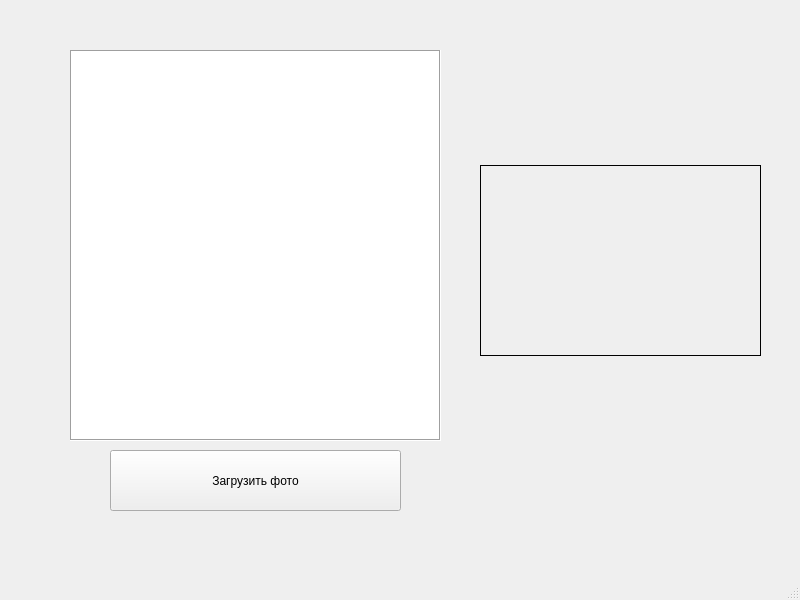
<?xml version="1.0" encoding="UTF-8"?>
<ui version="4.0">
 <class>MainWindow</class>
 <widget class="QMainWindow" name="MainWindow">
  <property name="geometry">
   <rect>
    <x>0</x>
    <y>0</y>
    <width>800</width>
    <height>600</height>
   </rect>
  </property>
  <property name="windowTitle">
   <string>MainWindow</string>
  </property>
  <widget class="QWidget" name="centralwidget">
   <widget class="QGraphicsView" name="graphicsView">
    <property name="geometry">
     <rect>
      <x>70</x>
      <y>50</y>
      <width>371</width>
      <height>391</height>
     </rect>
    </property>
    <property name="frameShape">
     <enum>QFrame::Shape::Box</enum>
    </property>
   </widget>
   <widget class="QPushButton" name="pushButton">
    <property name="geometry">
     <rect>
      <x>110</x>
      <y>450</y>
      <width>291</width>
      <height>61</height>
     </rect>
    </property>
    <property name="text">
     <string>Загрузить фото</string>
    </property>
   </widget>
   <widget class="QLabel" name="label">
    <property name="geometry">
     <rect>
      <x>480</x>
      <y>165</y>
      <width>281</width>
      <height>191</height>
     </rect>
    </property>
    <property name="frameShape">
     <enum>QFrame::Shape::Box</enum>
    </property>
    <property name="text">
     <string/>
    </property>
   </widget>
  </widget>
  <widget class="QMenuBar" name="menubar">
   <property name="geometry">
    <rect>
     <x>0</x>
     <y>0</y>
     <width>800</width>
     <height>33</height>
    </rect>
   </property>
  </widget>
  <widget class="QStatusBar" name="statusbar"/>
 </widget>
 <resources/>
 <connections/>
</ui>
